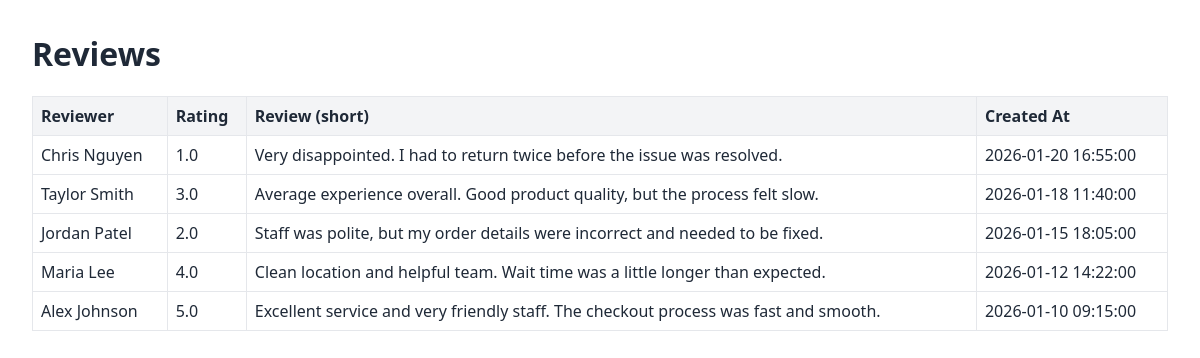
The app's page /reviews with its own data.
### app/models.py (models this page shows)
class Review(Base):
    __tablename__ = "reviews"
    id: Mapped[int] = mapped_column(Integer, primary_key=True, index=True)
    location_id: Mapped[int] = mapped_column(ForeignKey("locations.id"), nullable=False, index=True)
    google_review_id: Mapped[str] = mapped_column(String(255), unique=True, nullable=False)
    reviewer_name: Mapped[str] = mapped_column(String(255), nullable=False)
    rating: Mapped[float] = mapped_column(Float, nullable=False)
    review_text: Mapped[str] = mapped_column(Text, nullable=False)
    review_date: Mapped[datetime] = mapped_column(DateTime, nullable=False)
    created_at: Mapped[datetime] = mapped_column(DateTime, default=datetime.utcnow, nullable=False)

### app/main.py (the view)
@app.get("/reviews", response_class=HTMLResponse)
def reviews_page(request: Request) -> HTMLResponse:
    db: Session = SessionLocal()
    try:
        reviews = db.query(models.Review).order_by(models.Review.created_at.desc()).all()
        return templates.TemplateResponse(
            request=request,
            name="reviews.html",
            context={"reviews": reviews, "title": "Reviews"},
        )
    finally:
        db.close()

### app/templates/reviews.html (shortened to what this page needs)
<!doctype html>
<html lang="en">
  <head>
  </head>
  <body>
    <h1>Reviews</h1>
    <table>
      <thead>
        <tr>
          <th>Reviewer</th>
          <th>Rating</th>
          <th>Review (short)</th>
          <th>Created At</th>
        </tr>
      </thead>
      <tbody>
        {% for review in reviews %}
        <tr>
          <td>{{ review.reviewer_name }}</td>
          <td>{{ review.rating }}</td>
          <td>{{ review.review_text[:100] }}{% if review.review_text|length > 100 %}...{% endif %}</td>
          <td>{{ review.created_at.strftime("%Y-%m-%d %H:%M:%S") if review.created_at else "" }}</td>
        </tr>
        {% endfor %}
      </tbody>
    </table>
  </body>
</html>

### app/templates/reviews.html (style rules this page uses)
body { font-family: Segoe UI, sans-serif; margin: 2rem; color: #1f2937; }
table { width: 100%; border-collapse: collapse; }
th, td { border: 1px solid #e5e7eb; padding: 0.5rem; text-align: left; vertical-align: top; }
th { background: #f3f4f6; }

### records on screen
Review: reviewer_name "Chris Nguyen", rating "1.0", review_text "Very disappointed. I had to return twice before the issue was resolved.", created_at "2026-01-20 16:55:00"
Review: reviewer_name "Taylor Smith", rating "3.0", review_text "Average experience overall. Good product quality, but the process felt slow.", created_at "2026-01-18 11:40:00"
Review: reviewer_name "Jordan Patel", rating "2.0", review_text "Staff was polite, but my order details were incorrect and needed to be fixed.", created_at "2026-01-15 18:05:00"
Review: reviewer_name "Maria Lee", rating "4.0", review_text "Clean location and helpful team. Wait time was a little longer than expected.", created_at "2026-01-12 14:22:00"
Review: reviewer_name "Alex Johnson", rating "5.0", review_text "Excellent service and very friendly staff. The checkout process was fast and smooth.", created_at "2026-01-10 09:15:00"
